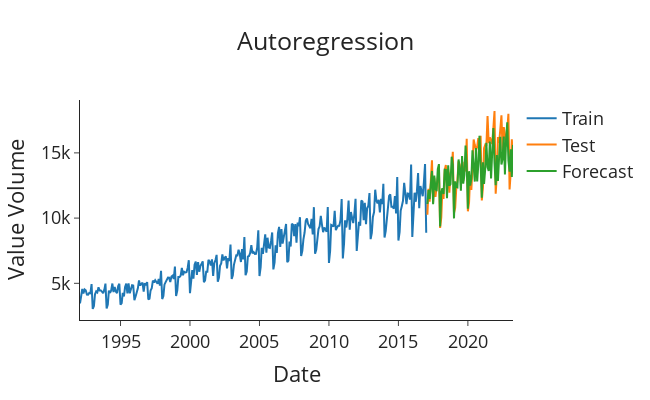

Source (notebook cell):
### Markdown cell above
---

### 6. Model evaluation

Assess the performance of the trained AR model. This may involve examining diagnostic plots, evaluating model residuals, and computing relevant metrics such as mean squared error (MSE), Akaike information criterion (AIC), or others.

### Code cell
# Get forecasts and convert to actual passenger volumes
transformed_forecasts = list(model.forecast(steps=len(test)))
boxcox_forecasts = []
for idx in range(len(test)):
    if idx == 0:
        boxcox_forecast = transformed_forecasts[idx] + train['Value_boxcox'].iloc[-1]
    else:
        boxcox_forecast = transformed_forecasts[idx] + boxcox_forecasts[idx-1]

    boxcox_forecasts.append(boxcox_forecast)

forecasts = inv_boxcox(boxcox_forecasts, lam)


def plot_forecasts(forecasts: list[float],
                   title: str) -> None:
    """Function to plot the forecasts."""
    fig = go.Figure()
    fig.add_trace(go.Scatter(x=train.index, y=train['Value'], name='Train'))
    fig.add_trace(go.Scatter(x=test.index, y=test['Value'], name='Test'))
    fig.add_trace(go.Scatter(x=test.index, y=forecasts, name='Forecast'))
    fig.update_layout(template="simple_white", font=dict(size=18), title_text=title,
                      width=650, title_x=0.5, height=400, xaxis_title='Date',
                      yaxis_title='Value Volume')

    return fig.show()


# Plot the forecasts
plot_forecasts(forecasts, 'Autoregression')
